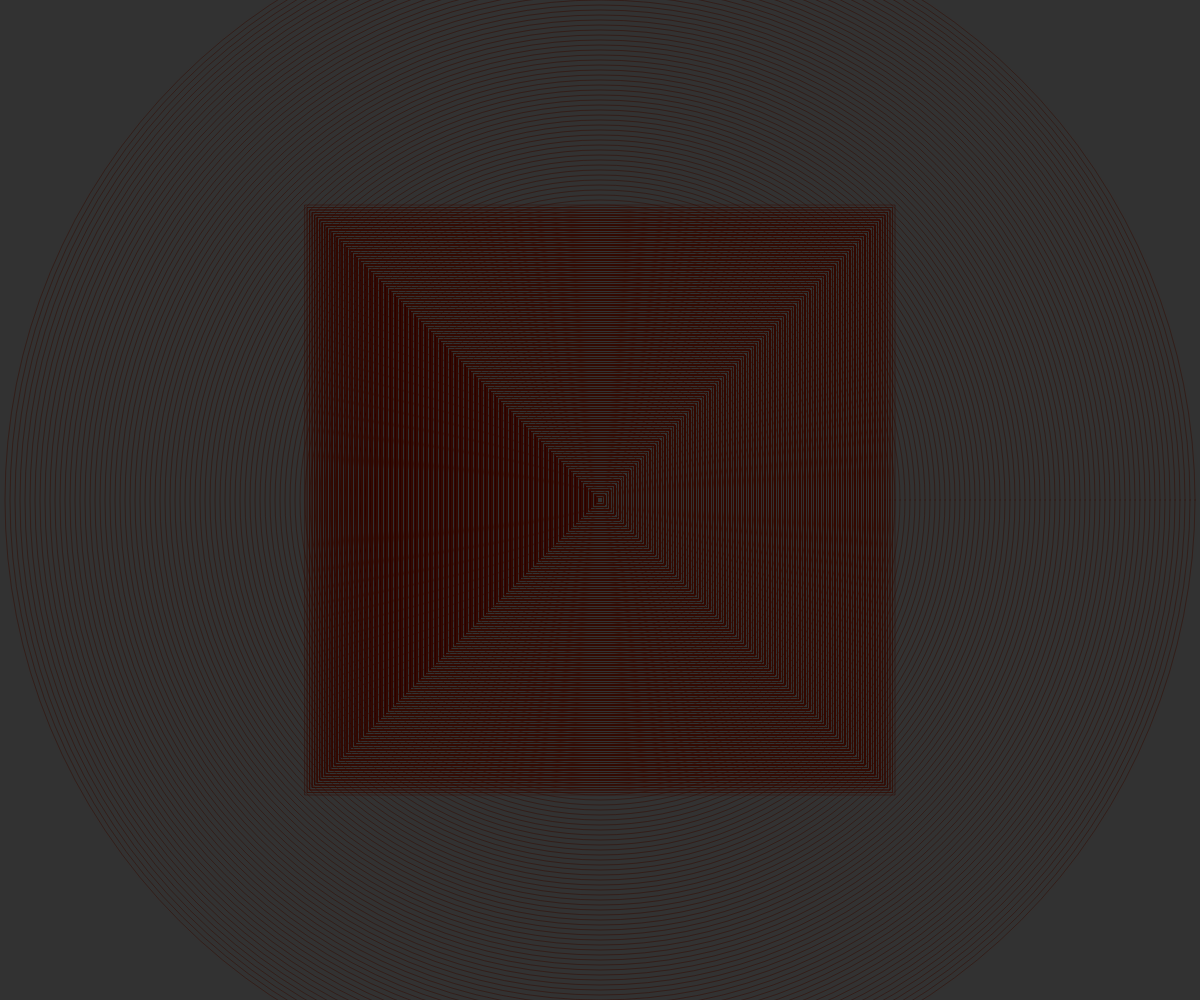
Frame 1 (no input)
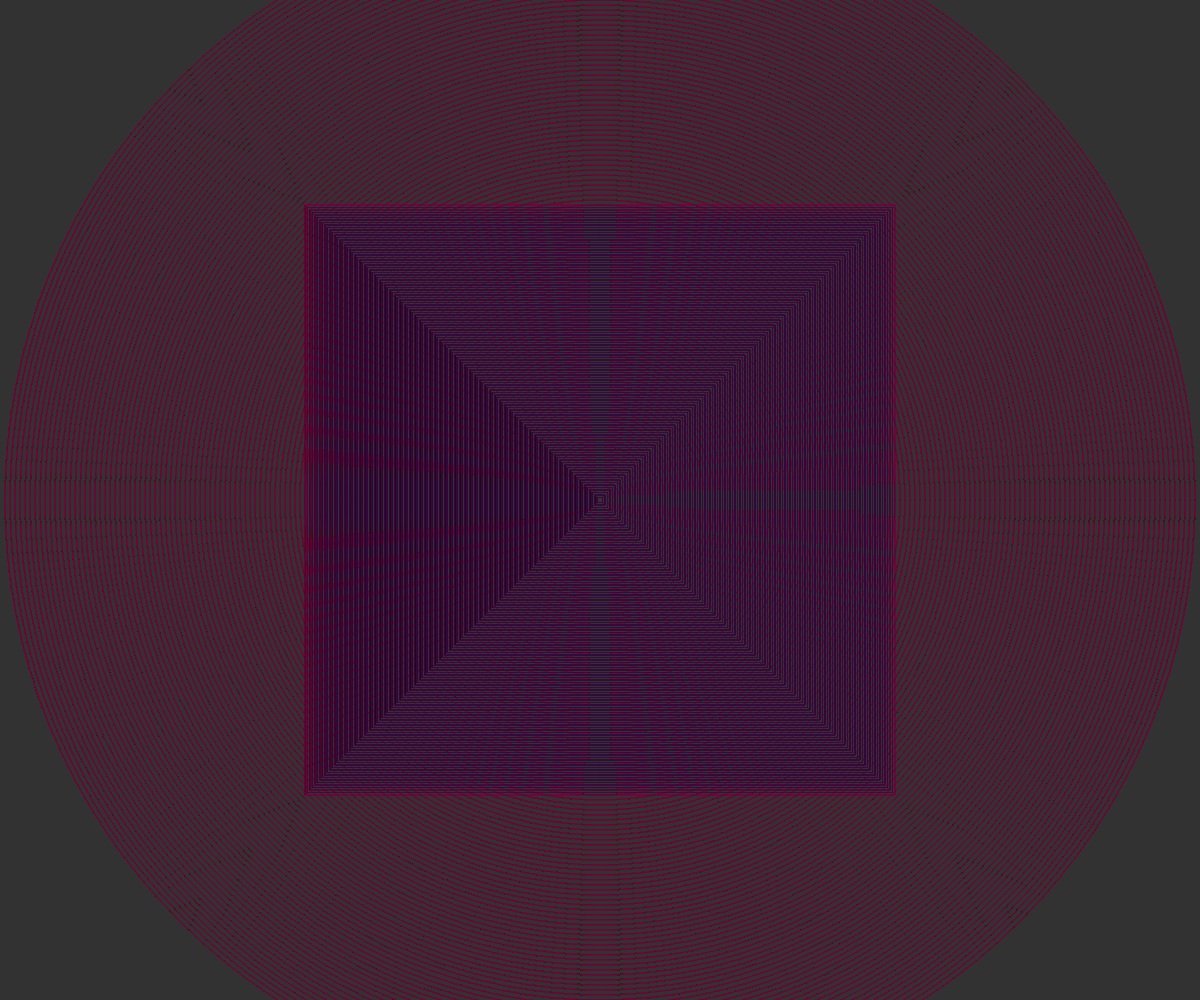
Frame 60 (no input)
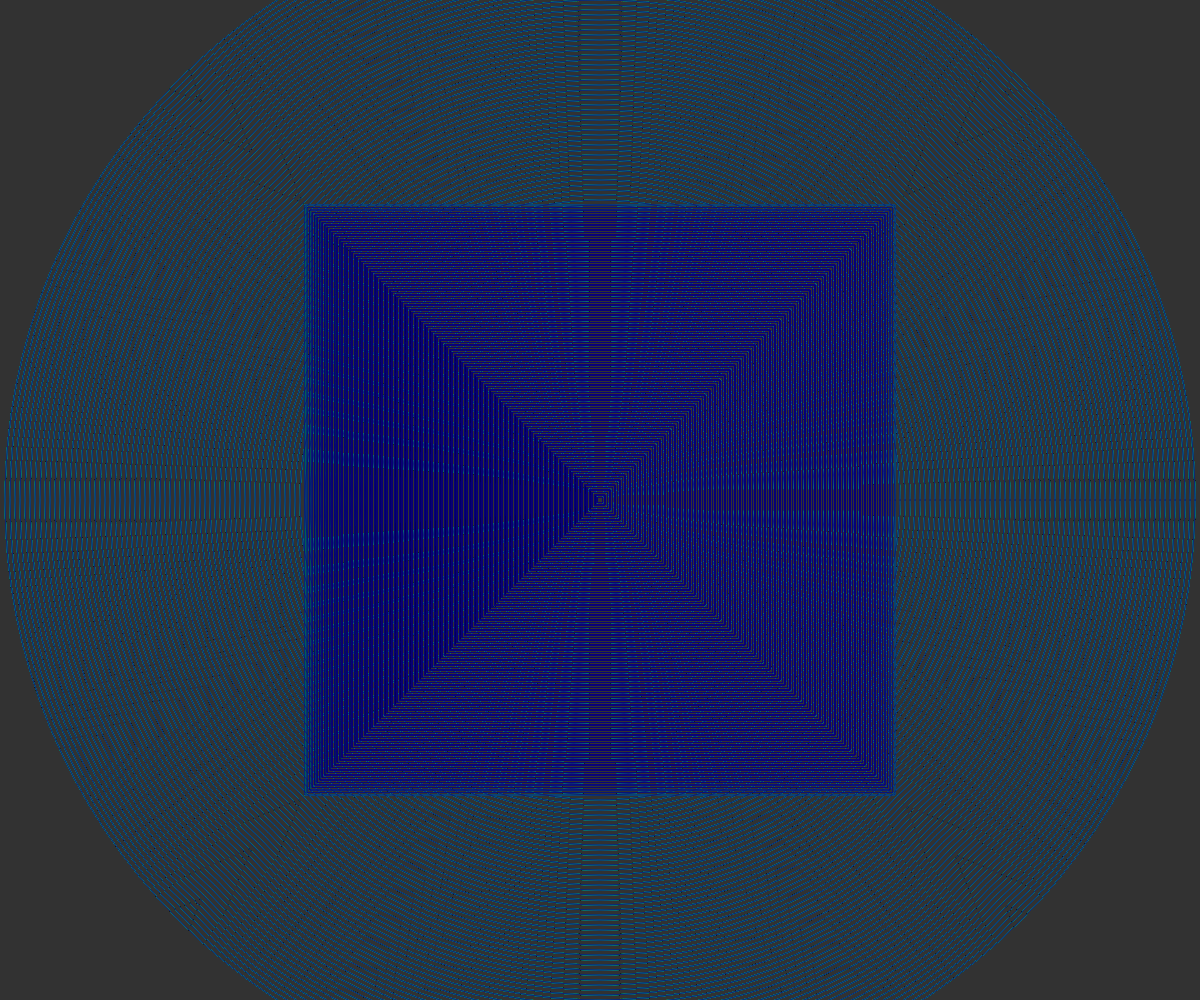
Frame 120 (the mouse pressed at the canvas centre since frame 60)

The p5.js sketch that drew these frames (run headless with seeded random() and noise() and a simulated clock; from frame 60 on, the mouse is pressed at the canvas centre):

// p5.js sketch
// ── sketch.js
function setup() {
  createCanvas(windowWidth, windowHeight);
  background(50);
  //noLoop();
}

function draw() {

  // initializations
  let x = width / 2;
  let y = height / 2;
  let constraint = width / 10;
  rectMode(CENTER)
  let colorToggle = true;
  let color = [random(255), 10, frameCount % 255]
  
  // decide if the shapes should change colors
  if (mouseIsPressed) {
    colorToggle = !colorToggle
  }
  if(!colorToggle) {
    // toggle colors here
    color[0] = 10;
    color[1] = random(255)
  } else {
    color[0] = random(255);
    color[1] = 10
  }

  // draw the circles
  for (let radius = 0; radius < constraint; radius++) {

    noFill();
    strokeWeight(0.5);
    stroke(...color); // stroke of different shades

    ellipse(x, y, radius * 10, radius * 10);
    
    // drawing a square based on the outter circle
    for (let side = 0; side < radius; side++) {
      
      noFill();
      strokeWeight(0.5);
      stroke(...color); // stroke of different shades

      rect(x, y, side * 5, side * 5);
    }
  }
}
